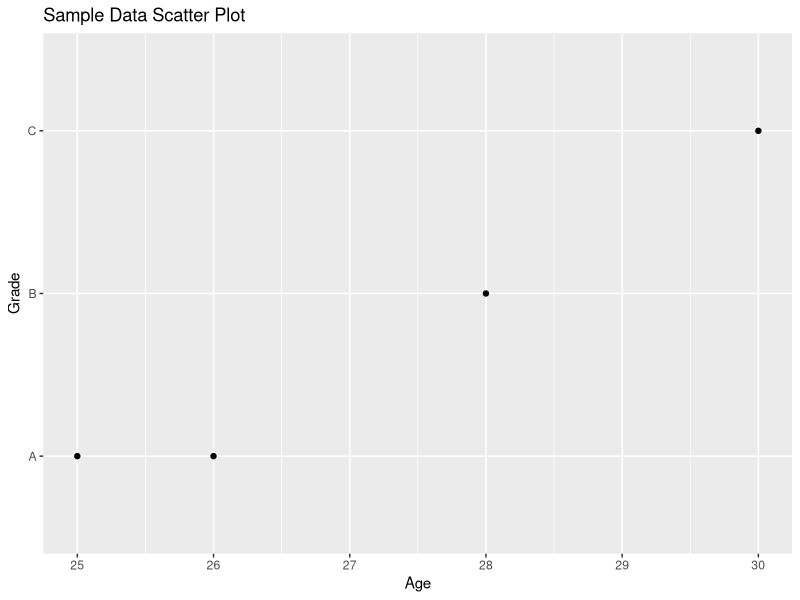
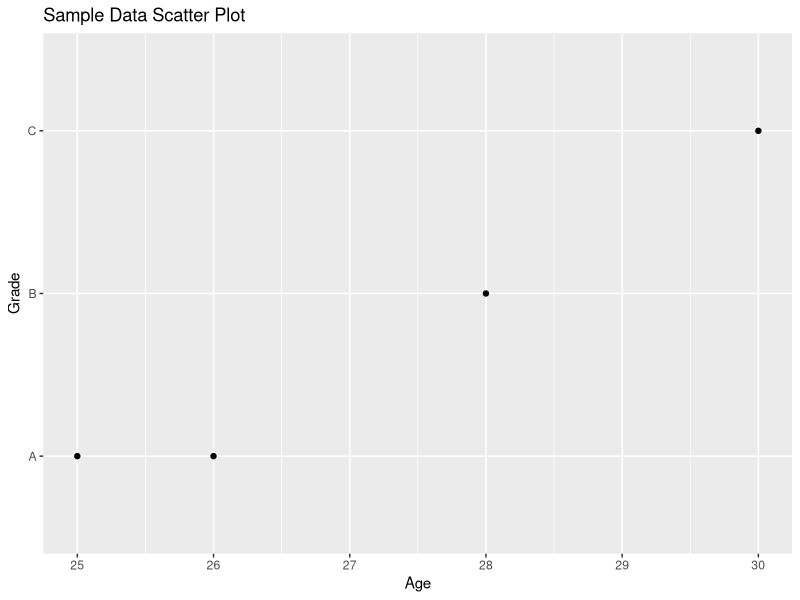

Recreate these plots in R, in order. (Note: this script raises an error after producing the figures.)
library(openxlsx)

# Read data from Excel file
data <- read.xlsx("sample.xlsx")

library(ggplot2)

# Create a scatter plot
ggplot(data, aes(x = Age, y = Grade)) +
    geom_point() +
    labs(x = "Age", y = "Grade") +
    ggtitle("Sample Data Scatter Plot")

library(ggplot2)

# Create a scatter plot
ggplot(data, aes(x = Age, y = Grade)) +
    geom_point() +
    labs(x = "Age", y = "Grade") +
    ggtitle("Sample Data Scatter Plot")

# Save the plot as a PDF file
ggsave("ggplot.pdf", plot = scatter_plot, device = "pdf")